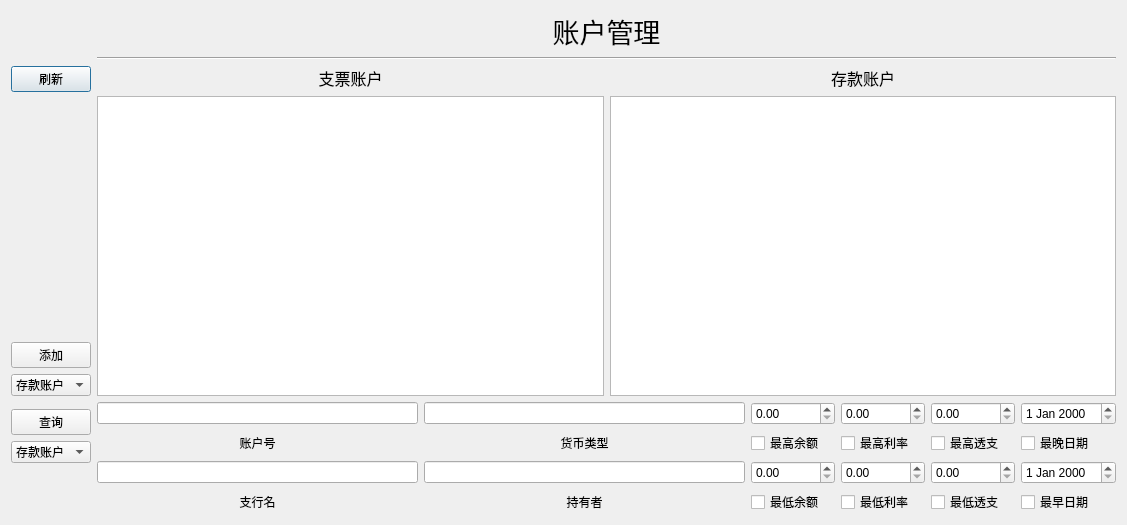
<?xml version="1.0" encoding="UTF-8"?>
<ui version="4.0">
 <class>LoginDialog</class>
 <widget class="QDialog" name="LoginDialog">
  <property name="geometry">
   <rect>
    <x>0</x>
    <y>0</y>
    <width>1127</width>
    <height>488</height>
   </rect>
  </property>
  <property name="sizePolicy">
   <sizepolicy hsizetype="Fixed" vsizetype="Fixed">
    <horstretch>0</horstretch>
    <verstretch>0</verstretch>
   </sizepolicy>
  </property>
  <property name="windowTitle">
   <string>账户管理</string>
  </property>
  <layout class="QGridLayout" name="gridLayout">
   <item row="2" column="3">
    <layout class="QGridLayout" name="gridLayout_2">
     <property name="sizeConstraint">
      <enum>QLayout::SetMaximumSize</enum>
     </property>
     <item row="0" column="0">
      <layout class="QGridLayout" name="gridLayout_4">
       <item row="1" column="0">
        <widget class="QTableWidget" name="tablezp"/>
       </item>
       <item row="1" column="1">
        <widget class="QTableWidget" name="tableck">
         <property name="minimumSize">
          <size>
           <width>0</width>
           <height>300</height>
          </size>
         </property>
        </widget>
       </item>
       <item row="0" column="1">
        <widget class="QLabel" name="label_14">
         <property name="font">
          <font>
           <family>方正清刻本悦宋简体</family>
           <pointsize>12</pointsize>
          </font>
         </property>
         <property name="text">
          <string>存款账户</string>
         </property>
         <property name="alignment">
          <set>Qt::AlignCenter</set>
         </property>
        </widget>
       </item>
       <item row="0" column="0">
        <widget class="QLabel" name="label_13">
         <property name="font">
          <font>
           <family>方正清刻本悦宋简体</family>
           <pointsize>12</pointsize>
          </font>
         </property>
         <property name="text">
          <string>支票账户</string>
         </property>
         <property name="alignment">
          <set>Qt::AlignCenter</set>
         </property>
        </widget>
       </item>
      </layout>
     </item>
    </layout>
   </item>
   <item row="1" column="3">
    <layout class="QVBoxLayout" name="verticalLayout">
     <property name="sizeConstraint">
      <enum>QLayout::SetFixedSize</enum>
     </property>
     <item>
      <widget class="QLabel" name="title">
       <property name="sizePolicy">
        <sizepolicy hsizetype="Preferred" vsizetype="Fixed">
         <horstretch>0</horstretch>
         <verstretch>0</verstretch>
        </sizepolicy>
       </property>
       <property name="font">
        <font>
         <pointsize>20</pointsize>
        </font>
       </property>
       <property name="text">
        <string>账户管理</string>
       </property>
       <property name="alignment">
        <set>Qt::AlignCenter</set>
       </property>
      </widget>
     </item>
     <item>
      <widget class="Line" name="line">
       <property name="orientation">
        <enum>Qt::Horizontal</enum>
       </property>
      </widget>
     </item>
    </layout>
   </item>
   <item row="8" column="3">
    <layout class="QGridLayout" name="gridLayout_3">
     <item row="5" column="4">
      <widget class="QCheckBox" name="nLLM">
       <property name="text">
        <string>最高利率</string>
       </property>
      </widget>
     </item>
     <item row="1" column="3">
      <widget class="QDoubleSpinBox" name="YEM">
       <property name="maximum">
        <double>999999999999.000000000000000</double>
       </property>
      </widget>
     </item>
     <item row="1" column="4">
      <widget class="QDoubleSpinBox" name="LLM">
       <property name="maximum">
        <double>999999999999.000000000000000</double>
       </property>
      </widget>
     </item>
     <item row="1" column="15">
      <widget class="QDateEdit" name="DateM"/>
     </item>
     <item row="5" column="1">
      <widget class="QLabel" name="label">
       <property name="text">
        <string>账户号</string>
       </property>
       <property name="alignment">
        <set>Qt::AlignCenter</set>
       </property>
      </widget>
     </item>
     <item row="1" column="5">
      <widget class="QDoubleSpinBox" name="TZM">
       <property name="maximum">
        <double>999999999999.000000000000000</double>
       </property>
      </widget>
     </item>
     <item row="8" column="4">
      <widget class="QCheckBox" name="nLLL">
       <property name="text">
        <string>最低利率</string>
       </property>
      </widget>
     </item>
     <item row="8" column="3">
      <widget class="QCheckBox" name="nYEL">
       <property name="text">
        <string>最低余额</string>
       </property>
      </widget>
     </item>
     <item row="8" column="15">
      <widget class="QCheckBox" name="nDateL">
       <property name="text">
        <string>最早日期</string>
       </property>
      </widget>
     </item>
     <item row="6" column="3">
      <widget class="QDoubleSpinBox" name="YEL">
       <property name="maximum">
        <double>999999999999.000000000000000</double>
       </property>
      </widget>
     </item>
     <item row="6" column="1">
      <widget class="QLineEdit" name="Name">
       <property name="text">
        <string/>
       </property>
      </widget>
     </item>
     <item row="5" column="15">
      <widget class="QCheckBox" name="nDateM">
       <property name="text">
        <string>最晚日期</string>
       </property>
      </widget>
     </item>
     <item row="1" column="1">
      <widget class="QLineEdit" name="Id">
       <property name="inputMask">
        <string/>
       </property>
       <property name="text">
        <string/>
       </property>
      </widget>
     </item>
     <item row="6" column="5">
      <widget class="QDoubleSpinBox" name="TZL">
       <property name="maximum">
        <double>999999999999.000000000000000</double>
       </property>
      </widget>
     </item>
     <item row="5" column="5">
      <widget class="QCheckBox" name="nTZM">
       <property name="text">
        <string>最高透支</string>
       </property>
      </widget>
     </item>
     <item row="8" column="1">
      <widget class="QLabel" name="label_2">
       <property name="text">
        <string>支行名</string>
       </property>
       <property name="alignment">
        <set>Qt::AlignCenter</set>
       </property>
      </widget>
     </item>
     <item row="6" column="4">
      <widget class="QDoubleSpinBox" name="LLL">
       <property name="maximum">
        <double>999999999999.000000000000000</double>
       </property>
      </widget>
     </item>
     <item row="5" column="3">
      <widget class="QCheckBox" name="nYEM">
       <property name="text">
        <string>最高余额</string>
       </property>
      </widget>
     </item>
     <item row="6" column="15">
      <widget class="QDateEdit" name="DateL"/>
     </item>
     <item row="8" column="5">
      <widget class="QCheckBox" name="nTZL">
       <property name="text">
        <string>最低透支</string>
       </property>
      </widget>
     </item>
     <item row="1" column="2">
      <widget class="QLineEdit" name="Type"/>
     </item>
     <item row="5" column="2">
      <widget class="QLabel" name="label_10">
       <property name="text">
        <string>货币类型</string>
       </property>
       <property name="alignment">
        <set>Qt::AlignCenter</set>
       </property>
      </widget>
     </item>
     <item row="6" column="2">
      <widget class="QLineEdit" name="Owner"/>
     </item>
     <item row="8" column="2">
      <widget class="QLabel" name="label_15">
       <property name="text">
        <string>持有者</string>
       </property>
       <property name="alignment">
        <set>Qt::AlignCenter</set>
       </property>
      </widget>
     </item>
    </layout>
   </item>
   <item row="2" column="1">
    <layout class="QVBoxLayout" name="verticalLayout_2">
     <item>
      <widget class="QPushButton" name="flushButton">
       <property name="text">
        <string>刷新</string>
       </property>
      </widget>
     </item>
     <item>
      <spacer name="verticalSpacer">
       <property name="orientation">
        <enum>Qt::Vertical</enum>
       </property>
       <property name="sizeHint" stdset="0">
        <size>
         <width>20</width>
         <height>40</height>
        </size>
       </property>
      </spacer>
     </item>
     <item>
      <widget class="QPushButton" name="AddBtn">
       <property name="maximumSize">
        <size>
         <width>150</width>
         <height>16777215</height>
        </size>
       </property>
       <property name="text">
        <string>添加</string>
       </property>
      </widget>
     </item>
     <item>
      <widget class="QComboBox" name="AddCho">
       <item>
        <property name="text">
         <string>存款账户</string>
        </property>
       </item>
       <item>
        <property name="text">
         <string>支票账户</string>
        </property>
       </item>
      </widget>
     </item>
    </layout>
   </item>
   <item row="8" column="1">
    <layout class="QVBoxLayout" name="verticalLayout_3">
     <item>
      <spacer name="verticalSpacer_2">
       <property name="orientation">
        <enum>Qt::Vertical</enum>
       </property>
      </spacer>
     </item>
     <item>
      <widget class="QPushButton" name="SearchBtn">
       <property name="maximumSize">
        <size>
         <width>150</width>
         <height>16777215</height>
        </size>
       </property>
       <property name="text">
        <string>查询</string>
       </property>
      </widget>
     </item>
     <item>
      <widget class="QComboBox" name="comboBox">
       <item>
        <property name="text">
         <string>存款账户</string>
        </property>
       </item>
       <item>
        <property name="text">
         <string>支票账户</string>
        </property>
       </item>
       <item>
        <property name="text">
         <string>所有类型</string>
        </property>
       </item>
      </widget>
     </item>
     <item>
      <spacer name="verticalSpacer_3">
       <property name="orientation">
        <enum>Qt::Vertical</enum>
       </property>
       <property name="sizeHint" stdset="0">
        <size>
         <width>0</width>
         <height>0</height>
        </size>
       </property>
      </spacer>
     </item>
    </layout>
   </item>
  </layout>
 </widget>
 <resources/>
 <connections/>
</ui>
